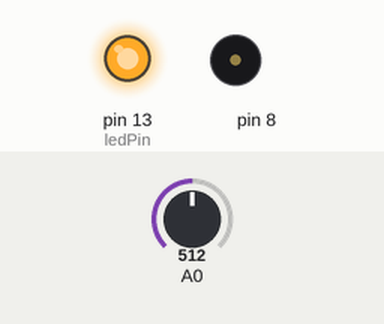
This sketch was run on a simulated Arduino Uno, built with avr-gcc and run on an emulated ATmega328P. Parts: output pins drawn as LEDs (lit = HIGH), buzzer (waves = sounding). The test bench sets the inputs (shaded band); at power-on: A0 = 512. What the sketch prints to the serial monitor is not drawn.

Above: at 0.1 s.
At 5.1 s:
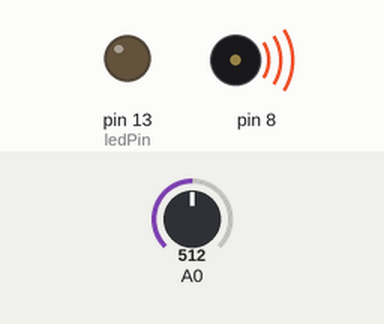
Timing chart, 0 to 6.6 s (numbered marks = the images above):
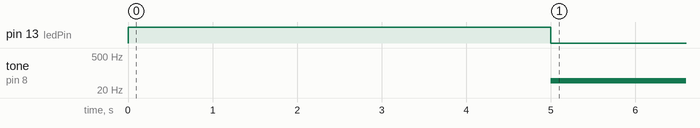

The sketch:

project6.ino
```cpp
const int ledPin = 13;
int sensorValue = 0;
int sensorLow = 1023;
int sensorHigh = 0;

void setup() {
  pinMode(ledPin, OUTPUT);
  digitalWrite(ledPin, HIGH);
  Serial.begin(9600);
  Serial.print("Initializing...");
  while (millis() < 5000) {
    sensorValue = analogRead(A0);
    if (sensorValue > sensorHigh) {
      sensorHigh = sensorValue;
    }
    if (sensorValue < sensorLow) {
      sensorLow = sensorValue;
    }
  }
  digitalWrite(ledPin, LOW);
  Serial.println("DONE");
  Serial.print("SENSOR LOW: ");
  Serial.print(sensorLow);
  Serial.print(" HIGH: ");
  Serial.println(sensorHigh);
}

void loop() {
  sensorValue = analogRead(A0);
  int pitch = map(sensorValue, sensorLow, sensorHigh, 50, 4000);
  Serial.print("PITCH: ");
  Serial.println(pitch);
  tone(8, pitch, 20);
  delay(10);

  //  for (int i=0;i<3;i++){
  //    tone(8, 500, 300);
  //    delay(500);
  //    tone(8, 500, 20);
  //    delay(500);
  //  }
  //    tone(8, 2500, 20);
  //    delay(500);

  //  analogWrite(8, 500);
  //  delay(100);

}
```

Measured:
- by itself, tone on pin 8: silent → 49 Hz at 5.0 s
